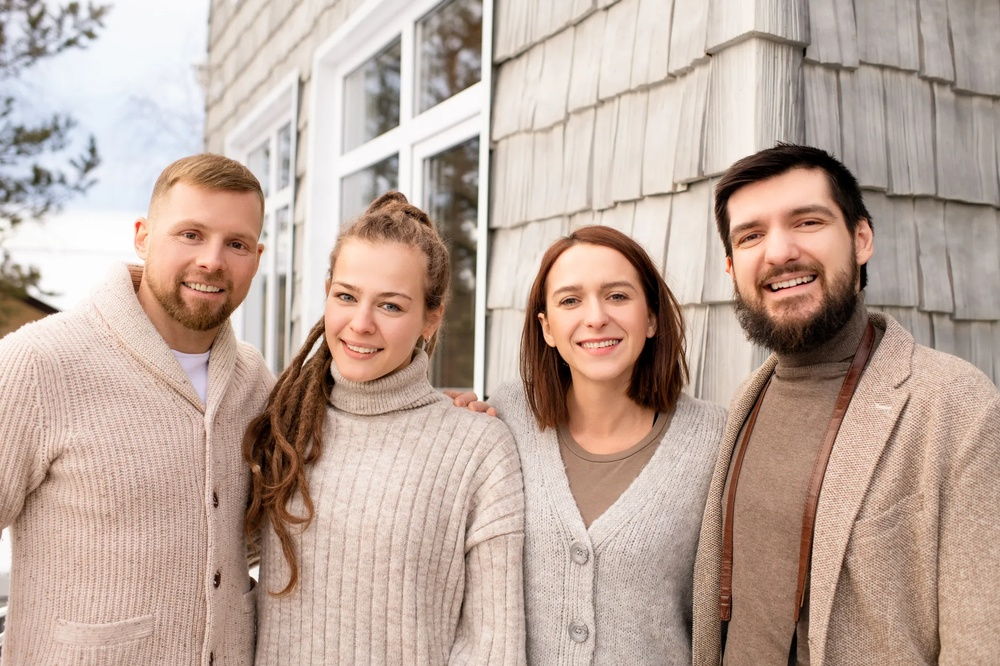
#> input picture 3-Face Recognition/face5.jpg, 1000 x 666 px, shrunk from 1880 x 1253 before the run
$ python FaceRecognition.py
#> lines starting #> are read from the running program, lines starting #| are printed output that depends on the picture; after the words box and inside, x2 and y2 are one past the last pixel; in counts of white or black regions, pixels touching at a corner belong together
# haarcascade_frontalface_default.xml
import cv2

img = cv2.imread("face5.jpg")
#> img is the input picture: shape (666, 1000, 3); mean B, G, R 156.3, 168, 189.6
grey = cv2.cvtColor(img, cv2.COLOR_BGR2GRAY)
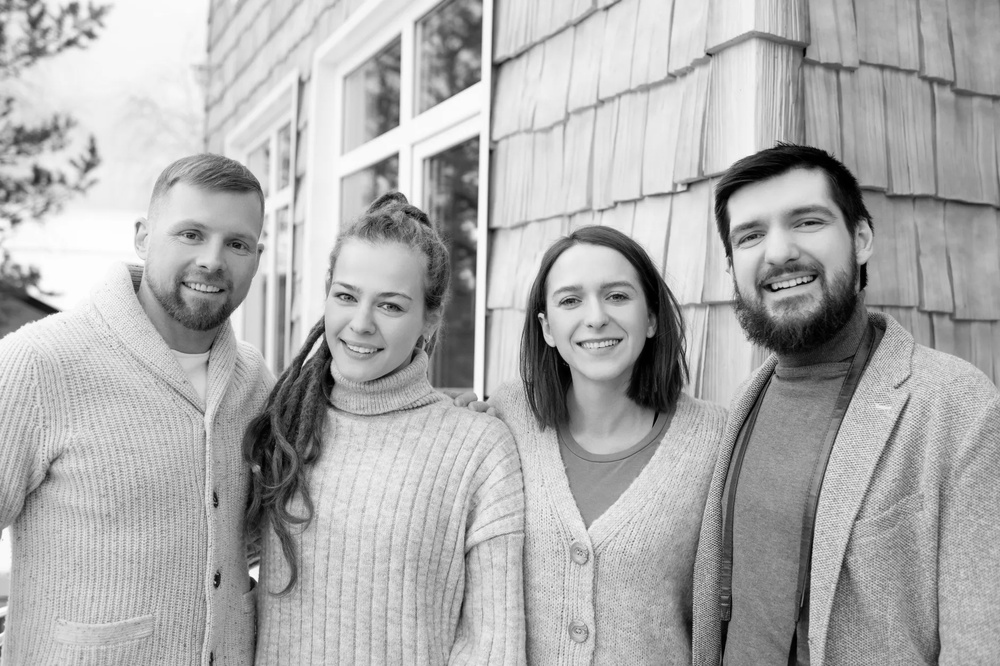
#> grey: shape (666, 1000); min 0, max 255, mean 173.1
cascade = cv2.CascadeClassifier("haarcascade_frontalface_default.xml")
face_cordiante = cascade.detectMultiScale(grey, 1.1, 20)
#> face_cordiante = [[307, 257, 115, 115], [534, 249, 124, 124], [152, 193, 121, 121], [714, 170, 145, 145]]
# print(face_cordiante)

for i in face_cordiante:
    # [5 lines of commented-out code are left out]

    x=i[0]
    y=i[1]
    w=i[2]
    h=i[3]
    cv2.rectangle(img, (x,y), (x+w,y+h), (0,0,0), 2)
    cv2.putText(img, "Person", (x,y), cv2.FONT_HERSHEY_COMPLEX, 0.7, (0,0,0), 2)
#> this loop made 4 passes
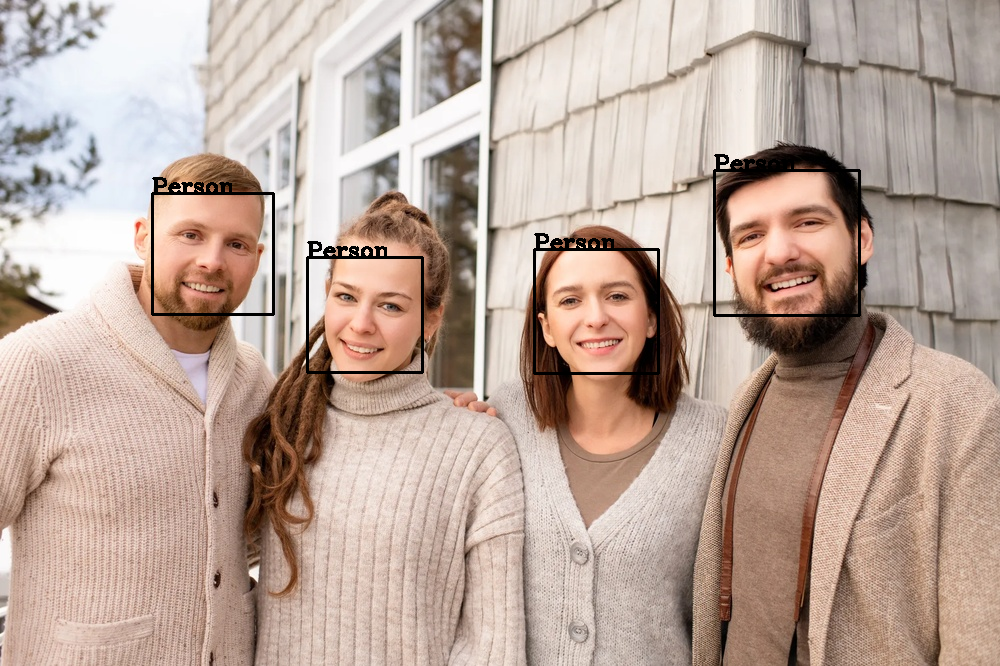
#> img: shape (666, 1000, 3); 1.22% of pixels changed, all inside (x1, y1, x2, y2) = (151, 154, 861, 375)

cv2.imshow("Detected Face", img)
cv2.waitKey(0)
cv2.destroyWindow(("Detected Face"))

$ run again, with 3-Face Recognition/face2.jpg copied over 3-Face Recognition/face5.jpg
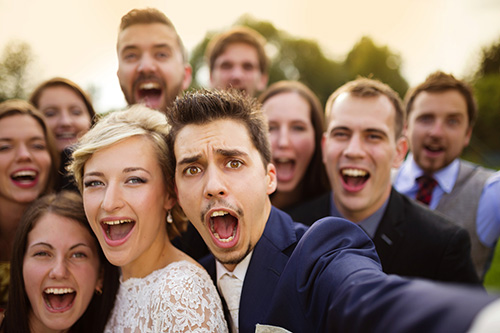
#> input picture 3-Face Recognition/face2.jpg, 500 x 333 px
#> img is the input picture: shape (333, 500, 3); mean B, G, R 106.8, 121.5, 146.1
#> `grey = cv2.cvtColor(img, cv2.COLOR_BGR2GRAY)`:
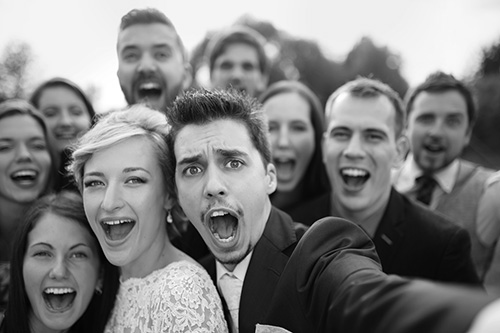
#> grey: shape (333, 500); min 0, max 255, mean 127.2
#> face_cordiante = [[208, 44, 59, 59], [35, 89, 59, 59], [250, 100, 70, 70], [107, 24, 78, 78], [401, 92, 73, 73], [14, 221, 89, 89], [309, 100, 94, 94], [62, 140, 109, 109], [159, 120, 112, 112]]
#> the loop `for i in face_cordiante:` made 9 passes
#> after the loop `for i in face_cordiante:`:
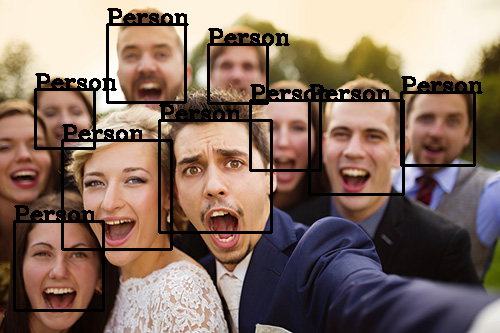
#> img: shape (333, 500, 3); 8% of pixels changed, all inside (x1, y1, x2, y2) = (13, 8, 483, 312)

$ run again, with 3-Face Recognition/face3.jpg copied over 3-Face Recognition/face5.jpg
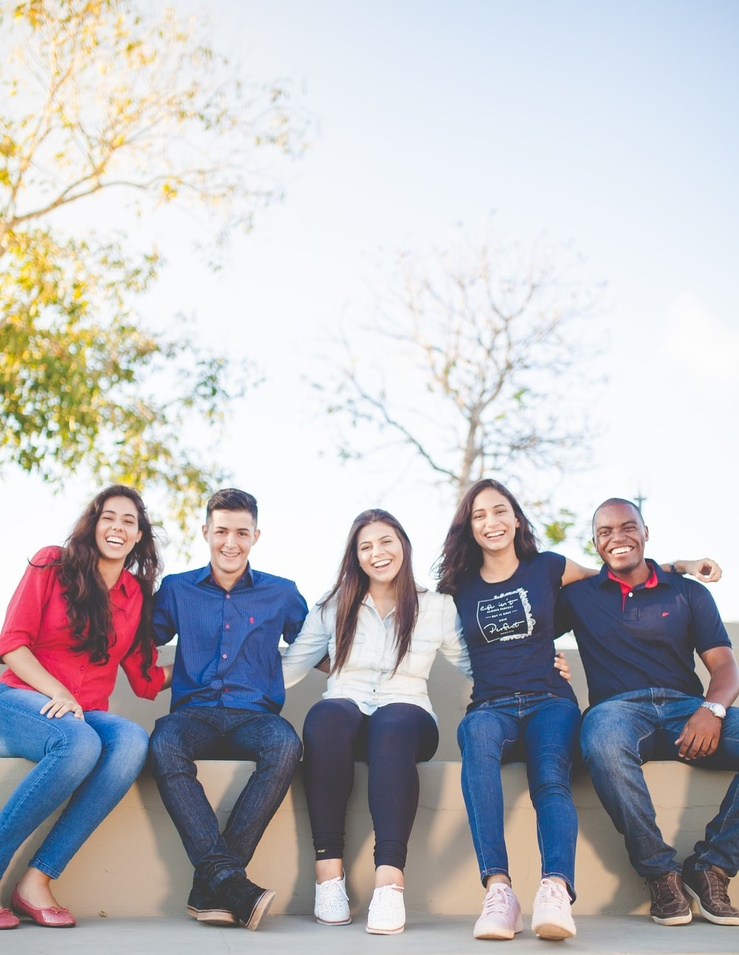
#> input picture 3-Face Recognition/face3.jpg, 739 x 955 px, shrunk from 1000 x 1293 before the run
#> img is the input picture: shape (955, 739, 3); mean B, G, R 190.1, 185.9, 187.1
#> `grey = cv2.cvtColor(img, cv2.COLOR_BGR2GRAY)`:
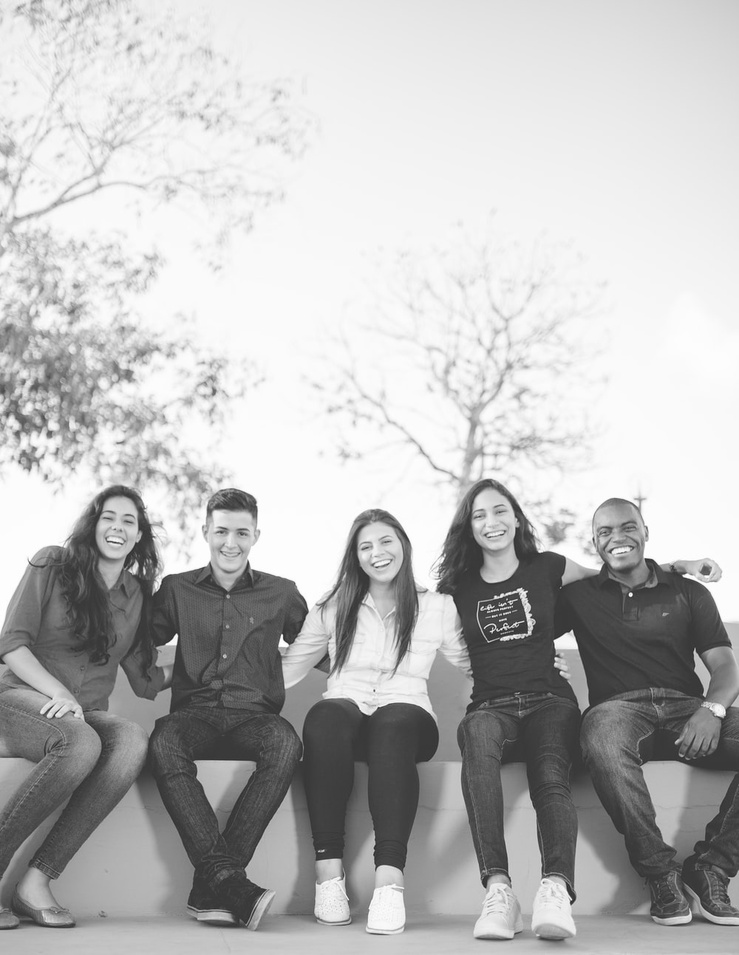
#> grey: shape (955, 739); min 22, max 255, mean 186.7
#> face_cordiante = [[90, 497, 58, 58], [462, 491, 58, 58], [349, 522, 57, 57], [91, 539, 59, 59], [202, 510, 58, 58]]
#> the loop `for i in face_cordiante:` made 5 passes
#> after the loop `for i in face_cordiante:`:
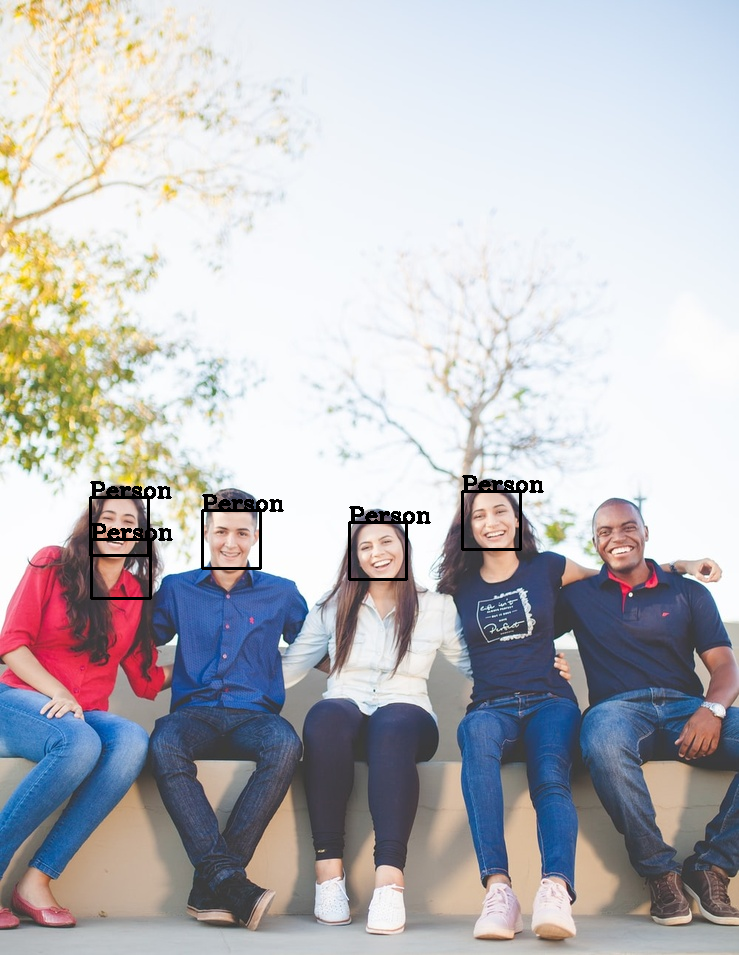
#> img: shape (955, 739, 3); 0.89% of pixels changed, all inside (x1, y1, x2, y2) = (89, 475, 544, 600)
